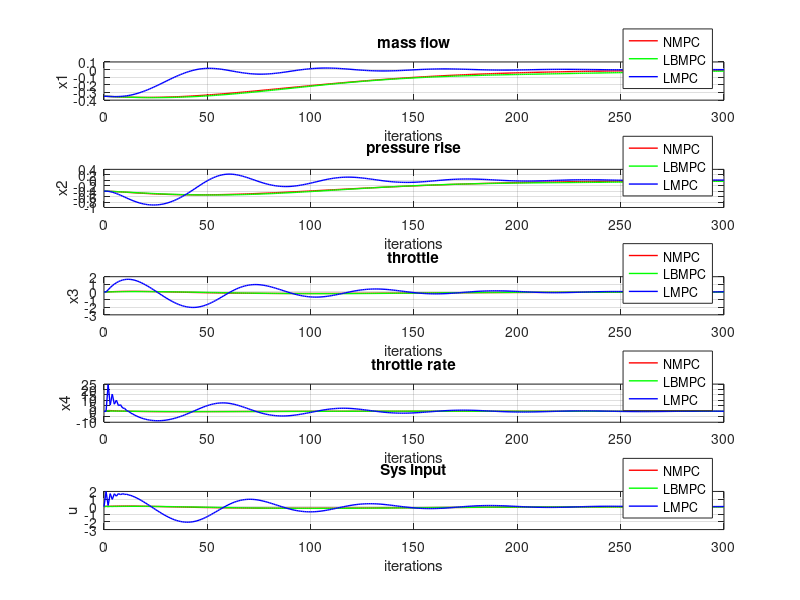
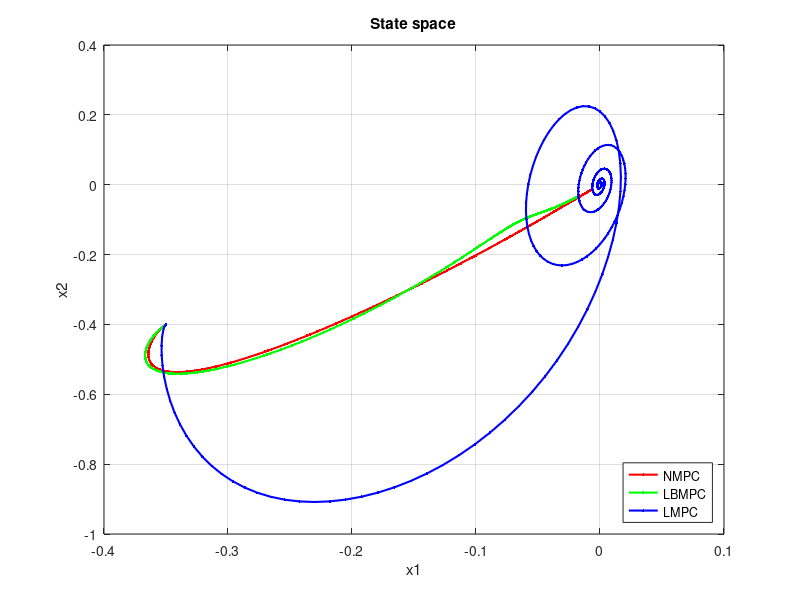

The MATLAB script that drew these images, in order:
%% Load data
close all;
NMPC=load('NMPC_sysH_K_T02_N5_noCONS.mat');
LBMPC=load('LBMPC_sysH_K_T02_N5_noCONS.mat');
LMPC=load('LMPC_sysH_K_T02_N5_noCONS.mat');

%% Plot
iterations=size(LMPC.sysHistory,2)-1;

figure;
subplot(5,1,1);
plot(0:iterations, NMPC.sysHistory(1,:),'Linewidth',1,'Color','r'); hold on;
plot(0:iterations,LBMPC.sysHistory(1,:),'Linewidth',1,'Color','g'); hold on;
plot(0:iterations,LMPC.sysHistory(1,:),'Linewidth',1,'Color','b'); 
grid on;
xlabel('iterations');
ylabel('x1');
title('mass flow');
legend({ 'NMPC', 'LBMPC', 'LMPC'},'Location','southeast')

subplot(5,1,2);
plot(0:iterations, NMPC.sysHistory(2,:),'Linewidth',1,'Color','r'); hold on;
plot(0:iterations,LBMPC.sysHistory(2,:),'Linewidth',1,'Color','g'); hold on;
plot(0:iterations,LMPC.sysHistory(2,:),'Linewidth',1,'Color','b'); 
grid on;
xlabel('iterations');
ylabel('x2');
title('pressure rise');
legend({ 'NMPC','LBMPC', 'LMPC'},'Location','southeast')

subplot(5,1,3);
plot(0:iterations, NMPC.sysHistory(3,:),'Linewidth',1,'Color','r'); hold on;
plot(0:iterations,LBMPC.sysHistory(3,:),'Linewidth',1,'Color','g'); hold on;
plot(0:iterations,LMPC.sysHistory(3,:),'Linewidth',1,'Color','b'); 
grid on;
xlabel('iterations');
ylabel('x3');
title('throttle');
legend({ 'NMPC', 'LBMPC','LMPC'},'Location','southeast')

subplot(5,1,4);
plot(0:iterations, NMPC.sysHistory(4,:),'Linewidth',1,'Color','r'); hold on;
plot(0:iterations,LBMPC.sysHistory(4,:),'Linewidth',1,'Color','g'); hold on;
plot(0:iterations,LMPC.sysHistory(4,:),'Linewidth',1,'Color','b'); 
grid on;
xlabel('iterations');
ylabel('x4');
title('throttle rate');
legend({ 'NMPC','LBMPC', 'LMPC'},'Location','southeast')

subplot(5,1,5);
plot(0:iterations, NMPC.sysHistory(5,:),'Linewidth',1,'Color','r'); hold on;
plot(0:iterations,LBMPC.sysHistory(5,:),'Linewidth',1,'Color','g'); hold on;
plot(0:iterations,LMPC.sysHistory(5,:),'Linewidth',1,'Color','b'); 
grid on;
xlabel('iterations');
ylabel('u');
title('Sys input');
legend({ 'NMPC','LBMPC', 'LMPC'},'Location','southeast')




figure;
plot(NMPC.sysHistory(1,:),NMPC.sysHistory(2,:),'Linewidth',1.5,'Marker','.','Color','r'); hold on;
plot(LBMPC.sysHistory(1,:),LBMPC.sysHistory(2,:),'Linewidth',1.5,'Marker','.','Color','g'); hold on;
plot(LMPC.sysHistory(1,:),LMPC.sysHistory(2,:),'Linewidth',1.5,'Marker','.','Color','b'); 

grid on
xlabel('x1');
ylabel('x2');
title('State space');
legend({'NMPC','LBMPC', 'LMPC'},'Location','southeast')
